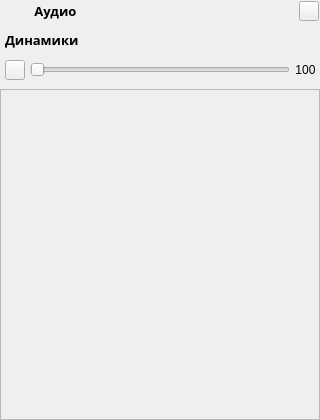
<?xml version="1.0" encoding="UTF-8"?>
<ui version="4.0">
 <class>AudioWidget</class>
 <widget class="QFrame" name="AudioWidget">
  <property name="geometry">
   <rect>
    <x>0</x>
    <y>0</y>
    <width>320</width>
    <height>420</height>
   </rect>
  </property>
  <widget class="QFrame" name="f_title">
   <property name="geometry">
    <rect>
     <x>0</x>
     <y>0</y>
     <width>320</width>
     <height>22</height>
    </rect>
   </property>
   <layout class="QHBoxLayout" name="hL">
    <property name="spacing">
     <number>10</number>
    </property>
    <property name="leftMargin">
     <number>1</number>
    </property>
    <property name="topMargin">
     <number>1</number>
    </property>
    <property name="rightMargin">
     <number>1</number>
    </property>
    <property name="bottomMargin">
     <number>1</number>
    </property>
    <item>
     <widget class="QLabel" name="l_icon_title">
      <property name="maximumSize">
       <size>
        <width>20</width>
        <height>16777215</height>
       </size>
      </property>
      <property name="pixmap">
       <pixmap>:/img/img_2.png</pixmap>
      </property>
      <property name="scaledContents">
       <bool>true</bool>
      </property>
     </widget>
    </item>
    <item>
     <widget class="QLabel" name="l_title">
      <property name="font">
       <font>
        <family>Biennale Black</family>
        <pointsize>10</pointsize>
        <weight>75</weight>
        <bold>true</bold>
       </font>
      </property>
      <property name="text">
       <string> Аудио</string>
      </property>
     </widget>
    </item>
    <item>
     <widget class="QPushButton" name="btn_hide">
      <property name="minimumSize">
       <size>
        <width>20</width>
        <height>20</height>
       </size>
      </property>
      <property name="maximumSize">
       <size>
        <width>20</width>
        <height>20</height>
       </size>
      </property>
      <property name="icon">
       <iconset>
        <normaloff>:/img/img_9.png</normaloff>:/img/img_9.png</iconset>
      </property>
      <property name="iconSize">
       <size>
        <width>20</width>
        <height>20</height>
       </size>
      </property>
     </widget>
    </item>
   </layout>
  </widget>
  <widget class="QScrollArea" name="sA">
   <property name="geometry">
    <rect>
     <x>0</x>
     <y>89</y>
     <width>320</width>
     <height>331</height>
    </rect>
   </property>
   <property name="widgetResizable">
    <bool>false</bool>
   </property>
   <property name="alignment">
    <set>Qt::AlignCenter</set>
   </property>
   <widget class="QWidget" name="sAWC">
    <property name="geometry">
     <rect>
      <x>0</x>
      <y>0</y>
      <width>318</width>
      <height>329</height>
     </rect>
    </property>
   </widget>
  </widget>
  <widget class="QWidget" name="gridLayoutWidget">
   <property name="geometry">
    <rect>
     <x>0</x>
     <y>20</y>
     <width>321</width>
     <height>67</height>
    </rect>
   </property>
   <layout class="QGridLayout" name="gL">
    <property name="leftMargin">
     <number>5</number>
    </property>
    <property name="topMargin">
     <number>5</number>
    </property>
    <property name="rightMargin">
     <number>5</number>
    </property>
    <property name="bottomMargin">
     <number>5</number>
    </property>
    <property name="spacing">
     <number>5</number>
    </property>
    <item row="1" column="1">
     <widget class="QSlider" name="hS">
      <property name="maximum">
       <number>100</number>
      </property>
      <property name="singleStep">
       <number>10</number>
      </property>
      <property name="orientation">
       <enum>Qt::Horizontal</enum>
      </property>
     </widget>
    </item>
    <item row="0" column="0" colspan="3">
     <widget class="QLabel" name="l_title_v">
      <property name="sizePolicy">
       <sizepolicy hsizetype="Preferred" vsizetype="Maximum">
        <horstretch>0</horstretch>
        <verstretch>0</verstretch>
       </sizepolicy>
      </property>
      <property name="minimumSize">
       <size>
        <width>0</width>
        <height>30</height>
       </size>
      </property>
      <property name="font">
       <font>
        <family>Biennale Black</family>
        <pointsize>10</pointsize>
        <weight>75</weight>
        <bold>true</bold>
       </font>
      </property>
      <property name="text">
       <string>Динамики</string>
      </property>
     </widget>
    </item>
    <item row="1" column="2" alignment="Qt::AlignHCenter|Qt::AlignVCenter">
     <widget class="QLabel" name="l_num">
      <property name="minimumSize">
       <size>
        <width>18</width>
        <height>13</height>
       </size>
      </property>
      <property name="text">
       <string>100</string>
      </property>
      <property name="alignment">
       <set>Qt::AlignCenter</set>
      </property>
     </widget>
    </item>
    <item row="1" column="0">
     <widget class="QPushButton" name="btn_mute">
      <property name="minimumSize">
       <size>
        <width>20</width>
        <height>20</height>
       </size>
      </property>
      <property name="maximumSize">
       <size>
        <width>20</width>
        <height>20</height>
       </size>
      </property>
      <property name="text">
       <string/>
      </property>
      <property name="icon">
       <iconset>
        <normaloff>:/img/img_7.png</normaloff>:/img/img_7.png</iconset>
      </property>
      <property name="iconSize">
       <size>
        <width>20</width>
        <height>20</height>
       </size>
      </property>
     </widget>
    </item>
   </layout>
  </widget>
 </widget>
 <resources/>
 <connections>
  <connection>
   <sender>hS</sender>
   <signal>valueChanged(int)</signal>
   <receiver>l_num</receiver>
   <slot>setNum(int)</slot>
   <hints>
    <hint type="sourcelabel">
     <x>114</x>
     <y>81</y>
    </hint>
    <hint type="destinationlabel">
     <x>315</x>
     <y>76</y>
    </hint>
   </hints>
  </connection>
  <connection>
   <sender>btn_hide</sender>
   <signal>clicked()</signal>
   <receiver>AudioWidget</receiver>
   <slot>hide()</slot>
   <hints>
    <hint type="sourcelabel">
     <x>307</x>
     <y>12</y>
    </hint>
    <hint type="destinationlabel">
     <x>276</x>
     <y>22</y>
    </hint>
   </hints>
  </connection>
 </connections>
</ui>
